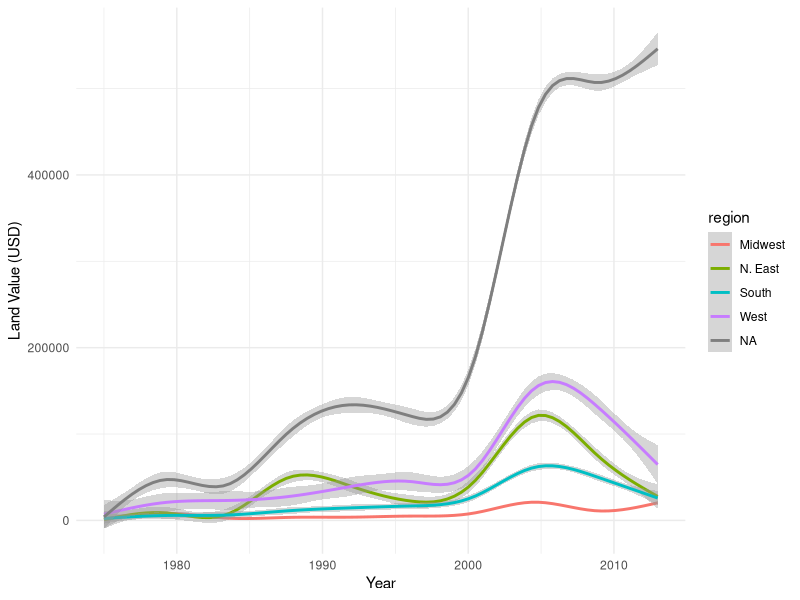
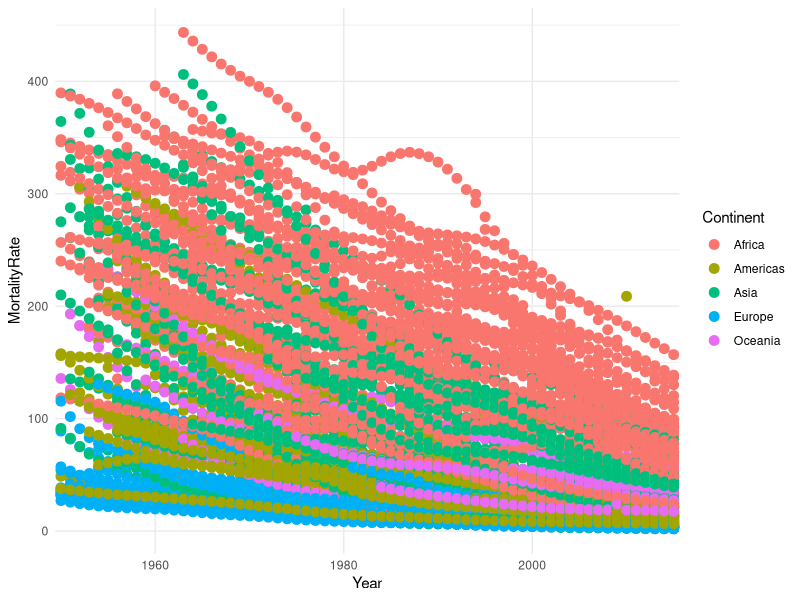
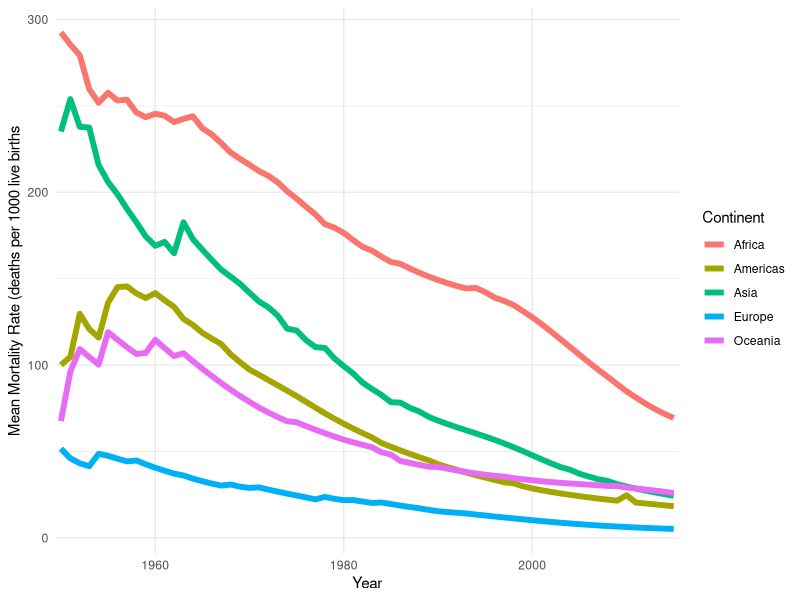

Source code (R) for these figures, in order: (Note: this script raises an error after producing the figures.)
library(tidyverse)

# I

options(scipen = 999) 
ld <- read.csv("./landdata-states.csv")

str(ld)
names(ld)

jpeg("./PARK_Fig_1.jpg")
ggplot(ld,aes(x=Year,y=Land.Value,color=region))+
  geom_smooth()+
  labs(y="Land Value (USD)",Key="Region")+
  theme_minimal()
dev.off()



# II

ld2 <- ld[is.na(ld$region),]
unique(ld2$State)
             


# III

# Variable = column = country, year, u5mr
# Observation = row = that country
# Value = cell

mr <- read.csv("unicef-u5mr.csv")
names(mr)
# Remove U5MR. and Name
names(mr) <- str_remove(names(mr),"U5MR.") %>% str_remove("Name")

# gather values
mrl <- gather(mr, key = Year,value = U5MR, 2:67)
names(mrl)
# remove rows with NA
mrl <- na.omit(mrl)


# IV

jpeg("PARK_Fig_2.jpg")
ggplot(mrl,aes(x=Year,y=U5MR,color=Continent))+
  geom_point(size=3)+
  labs(y="MortalityRate")+
  scale_x_discrete(breaks=seq(0, 2020, 20))+
  theme_minimal()
dev.off()


# IV part 2
# the mean values of each continent
## Year as numeric? nope

mrl2 <- mrl %>%
  group_by(Continent,Year) %>% 
  summarize(U5MR = mean(U5MR))

jpeg("PARK_Fig_3.jpg")
ggplot(mrl2,aes(x=Year,y=U5MR,color=Continent,group=Continent))+
  geom_line(size=2)+
  labs(y="Mean Mortality Rate (deaths per 1000 live births")+
  scale_x_discrete(breaks=seq(0, 2020, 20))+
  theme_minimal()
dev.off()



# V
#Note: The y-axis shows proportions, not raw numbers
#This is a scatterplot, faceted by region

ggplot(mrl,aes(x=Year,y=U5MR))+
  geom_point(size= .5, color="blue")+
  labs(y="Mortality Rate")+
  scale_x_discrete(breaks=seq(0, 2020, 20))+
  scale_y_continuous(labels = label_value())+
  theme_minimal()+
  facet_wrap(~Region)
